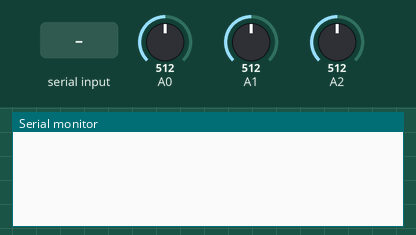
Bench run of a sketch on a simulated Arduino Uno, built with avr-gcc and run on an emulated ATmega328P. On the bench: the last lines printed to the serial monitor. Inputs (shaded band) come from the test bench; at power-on: A1 = 512, A0 = 512, A2 = 512.

Above: at 2.8 s.
2.9 s: "1" received over the second serial link
At 4.7 s:
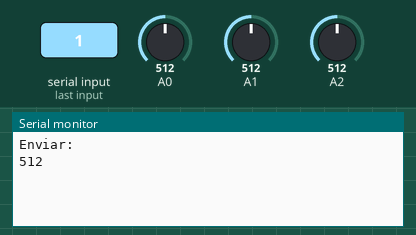
5.6 s: A1 set to 716
At 7.5 s:
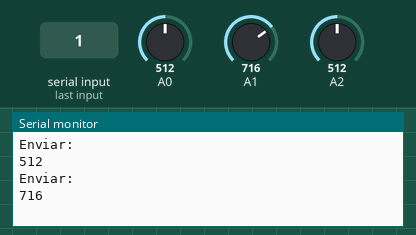
8.3 s: A1 set to 900
At 10.6 s:
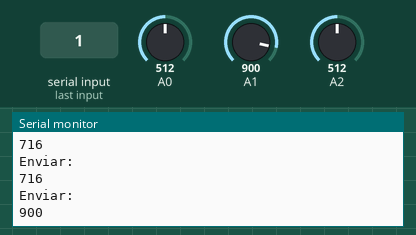
Timing chart, 0 to 12.1 s (numbered marks = the images above; inputs shaded):
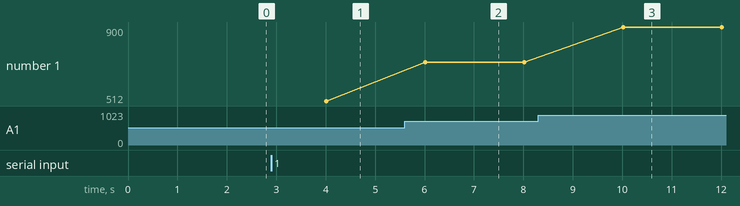

The sketch:

acelerometroXbee.ino
```cpp
//Maestro

#include <SoftwareSerial.h>
#include <math.h>
int rxPin = 3;
int txPin = 4;
SoftwareSerial xbee = SoftwareSerial(rxPin, txPin);

void setup() {
  // put your setup code here, to run once:
  pinMode(A0,INPUT);
  pinMode(A1,INPUT);
  pinMode(A2,INPUT);
  pinMode(rxPin,INPUT);
  pinMode(txPin,OUTPUT);
  xbee.begin(9600);
  Serial.begin(9600);

}

double datoX = 0;
double datoY = 0;
double datoZ = 0;

int datoX1 = 0;
int datoY1 = 0;
int datoZ1 = 0;

int datoX2 = 0;
int datoY2 = 0;
int datoZ2 = 0;

float angulo1 = 0;
float angulo2 = 0;
float anguloF = 0;

int enviar;


void loop() {


  datoX1 = analogRead(A0);


  datoY1 = analogRead(A1);


  datoZ1 = analogRead(A2);


//  Serial.println("---------------");
//  Serial.println("X=");
//  Serial.println(datoX1);
//
//  Serial.println("Y=");
//  Serial.println(datoY1);
//
//  Serial.println("Z=");
//  Serial.println(datoZ1);
//  Serial.println("---------------");
//
//
  enviar = datoY1;
//  Serial.println("---------------");
//  Serial.println("---------------");
//  Serial.println("Enviar:");
//  Serial.println(enviar);
//  Serial.println("---------------");
//  Serial.println("---------------");

//  xbee.beginTransmission(1);

  if(xbee.available()){
    xbee.write(enviar);
    Serial.println("Enviar:");
    Serial.println(enviar);
  }


// xbee.endTransmission(1);

  delay(2000);
}
```

Measured:
- after the input at 2.9 s, the serial monitor: prints a new line after 1.1 s (image 1)
- after the input at 5.6 s, the serial monitor: prints a new line after 0.41 s (image 2)
- after the input at 8.3 s, the serial monitor: prints a new line after 1.7 s (image 3)
- plotted number 1: 512 → 716 after the input at 5.6 s, 716 → 900 after the input at 8.3 s
